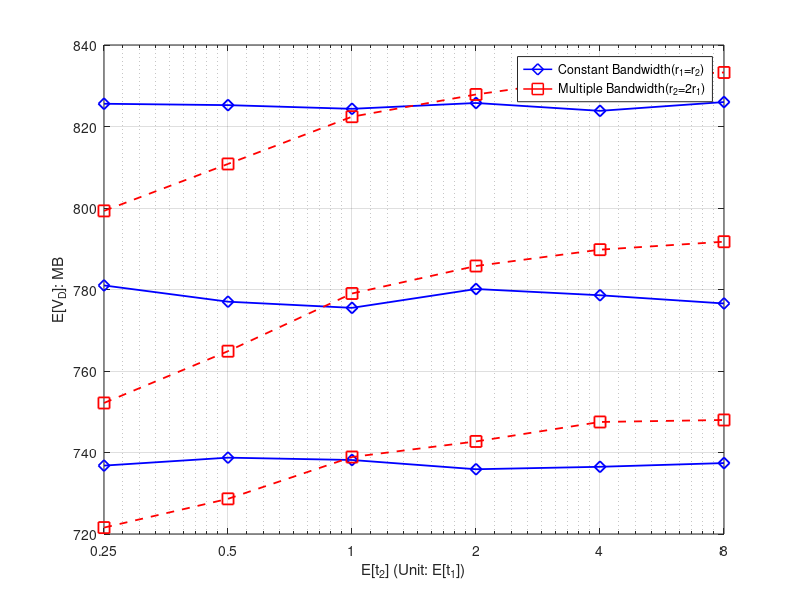

Reproduce this figure in MATLAB.
%% Minutes
x_label =[0.25 0.5	1	2	4	8]

color_table = [0 0 1 ; 1 0 0 ;0 0 1 ; 1 0 0 ;0 0 1 ; 1 0 0 ;];
marker_table = ["d","s","d","s","d","s"];
line_style_table = ["-","--","-","--","-","--"];

%% for DeadlinMissRatio

%Miss ratio
%y_11 = [0.49972	0.49724	0.49744	0.50008	0.49912	0.49732];
%y_12 = [0.52728	0.51346	0.49428	0.48764	0.4807	0.4801];
%y_13 = [0.42478	0.42954	0.43324	0.42708	0.4277	0.43044];
%y_14 = [0.47252	0.45168	0.42804	0.41524	0.40654	0.40166];
%y_15 = [0.34192	0.34042	0.34342	0.33988	0.34266	0.34122];
%y_16 = [0.3908	0.36794	0.34674	0.33124	0.32156	0.3163];

%E[V_O]
%y_11 = [176.854224	177.123087	177.398389	176.602831	176.484895	176.562309]
%y_12 = [128.111162	152.180106	176.670354	195.154172	207.479344	214.312377]
%y_13 = [296.273527	294.504598	294.289944	296.889962	295.419958	294.741002]
%y_14 = [222.984898	259.298568	293.87951	317.530037	331.803403	339.153512]
%y_15 = [439.20243	439.604669	439.448438	440.34662	438.703872	439.23459]
%y_16 = [356.696263	398.001175	434.778567	456.660863	469.119549	476.922201]

%E[V_D]
y_11 = [736.785757	738.73565	738.159734	735.892556	736.492024	737.405092]
y_12 = [721.571883	728.629598	738.894317	742.715202	747.492716	747.982178]
y_13 = [780.99866	777.008382	775.497746	780.119868	778.588618	776.57059]
y_14 = [752.155996	764.860862	779.020841	785.767483	789.776431	791.726083]
y_15 = [825.581269	825.243294	824.338779	825.769372	823.841094	826.001085]
y_16 = [799.293948	810.810583	822.403537	827.86084	832.126869	833.259313]


i = i+1;
figure(i)

semilogx(x_label,y_11,'-d', 'MarkerSize',8, 'LineWidth',1.3,'Color',[0 0 1])
hold on
semilogx(x_label,y_12,'--s', 'MarkerSize',8, 'LineWidth',1.3,'Color',[1 0 0])
hold on
semilogx(x_label,y_13,'-d', 'MarkerSize',8, 'LineWidth',1.3,'Color',[0 0 1])
hold on
semilogx(x_label,y_14,'--s', 'MarkerSize',8, 'LineWidth',1.3,'Color',[1 0 0])
hold on
semilogx(x_label,y_15,'-d', 'MarkerSize',8, 'LineWidth',1.3,'Color',[0 0 1])
hold on
semilogx(x_label,y_16,'--s', 'MarkerSize',8, 'LineWidth',1.3,'Color',[1 0 0])
hold on


%ylabel('P_{miss}')
%ylabel('E[V_0]: MB')
ylabel('E[V_D]: MB')
xlabel('E[t_2] (Unit: E[t_1])')

xticklabels({'0.25','0.5',	'1',	'2',	'4',	'8'});
												
xlim([0.25, 8]);

%xticklabels({'0',	'1',	'2',	'3',	'4','5',	'6',	'7',	'8',	'9',	'10',	'11',	'12',	'13',	'14',	'15',	'16',	'17'	,'18'	,'20'	,'21'	,'22',	'23',	'24',	'26'});
set(gca, 'XTick', x_label);

 h = zeros(2, 1);
h(1) = plot(NaN,NaN,'Color',color_table(1,:),'LineStyle',line_style_table(:,1), 'Marker', marker_table(:,1),'MarkerSize',8, 'LineWidth',1.1);
h(2) = plot(NaN,NaN,'Color',color_table(2,:),'LineStyle',line_style_table(:,2), 'Marker', marker_table(:,2),'MarkerSize',8, 'LineWidth',1.1);
legend(h, 'Constant Bandwidth(r_1=r_2)','Multiple Bandwidth(r_2=2r_1)');


hold off;
grid on;
